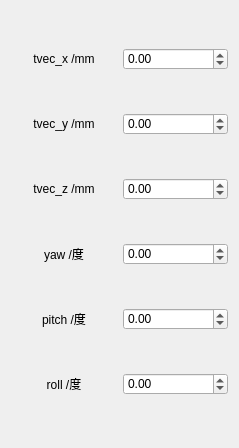
<?xml version="1.0" encoding="UTF-8"?>
<ui version="4.0">
 <class>TfBroadcast</class>
 <widget class="QWidget" name="TfBroadcast">
  <property name="geometry">
   <rect>
    <x>0</x>
    <y>0</y>
    <width>239</width>
    <height>448</height>
   </rect>
  </property>
  <property name="windowTitle">
   <string>Form</string>
  </property>
  <layout class="QGridLayout" name="gridLayout">
   <item row="6" column="1">
    <widget class="QDoubleSpinBox" name="SpinBox_pitch">
     <property name="styleSheet">
      <string notr="true">QSpinBox {
        border: 1px solid lightgray;
        border-radius: 3px;
    }

    QSpinBox::up-button {
        width: 14px;
        height: 14px;
        margin: 0px 3px 0px -3px;
        border-image: url(PATH_TO_IMG1);
    }

    QSpinBox::up-button:pressed {
        margin-top: 1px;
    }

    QSpinBox::down-button {
        width: 14px;
        height: 14px;
        margin: 0px 3px 0px -3px;
        border-image: url(PATH_TO_IMG2);
    }

    QSpinBox::down-button:pressed {
        margin-bottom: 1px;
    }
    </string>
     </property>
     <property name="minimum">
      <double>-180.000000000000000</double>
     </property>
     <property name="maximum">
      <double>180.000000000000000</double>
     </property>
    </widget>
   </item>
   <item row="3" column="1">
    <widget class="QDoubleSpinBox" name="SpinBox_y">
     <property name="styleSheet">
      <string notr="true">QSpinBox {
        border: 1px solid lightgray;
        border-radius: 3px;
    }

    QSpinBox::up-button {
        width: 14px;
        height: 14px;
        margin: 0px 3px 0px -3px;
        border-image: url(PATH_TO_IMG1);
    }

    QSpinBox::up-button:pressed {
        margin-top: 1px;
    }

    QSpinBox::down-button {
        width: 14px;
        height: 14px;
        margin: 0px 3px 0px -3px;
        border-image: url(PATH_TO_IMG2);
    }

    QSpinBox::down-button:pressed {
        margin-bottom: 1px;
    }
    </string>
     </property>
     <property name="minimum">
      <double>-300.000000000000000</double>
     </property>
     <property name="value">
      <double>0.000000000000000</double>
     </property>
    </widget>
   </item>
   <item row="5" column="1">
    <widget class="QDoubleSpinBox" name="SpinBox_yaw">
     <property name="styleSheet">
      <string notr="true">QSpinBox {
        border: 1px solid lightgray;
        border-radius: 3px;
    }

    QSpinBox::up-button {
        width: 14px;
        height: 14px;
        margin: 0px 3px 0px -3px;
        border-image: url(PATH_TO_IMG1);
    }

    QSpinBox::up-button:pressed {
        margin-top: 1px;
    }

    QSpinBox::down-button {
        width: 14px;
        height: 14px;
        margin: 0px 3px 0px -3px;
        border-image: url(PATH_TO_IMG2);
    }

    QSpinBox::down-button:pressed {
        margin-bottom: 1px;
    }
    </string>
     </property>
     <property name="minimum">
      <double>-180.000000000000000</double>
     </property>
     <property name="maximum">
      <double>180.000000000000000</double>
     </property>
    </widget>
   </item>
   <item row="4" column="1">
    <widget class="QDoubleSpinBox" name="SpinBox_z">
     <property name="styleSheet">
      <string notr="true">QSpinBox {
        border: 1px solid lightgray;
        border-radius: 3px;
    }

    QSpinBox::up-button {
        width: 14px;
        height: 14px;
        margin: 0px 3px 0px -3px;
        border-image: url(PATH_TO_IMG1);
    }

    QSpinBox::up-button:pressed {
        margin-top: 1px;
    }

    QSpinBox::down-button {
        width: 14px;
        height: 14px;
        margin: 0px 3px 0px -3px;
        border-image: url(PATH_TO_IMG2);
    }

    QSpinBox::down-button:pressed {
        margin-bottom: 1px;
    }
    </string>
     </property>
     <property name="minimum">
      <double>-300.000000000000000</double>
     </property>
     <property name="maximum">
      <double>300.000000000000000</double>
     </property>
    </widget>
   </item>
   <item row="1" column="1">
    <widget class="QDoubleSpinBox" name="SpinBox_x">
     <property name="styleSheet">
      <string notr="true">QSpinBox {
        border: 1px solid lightgray;
        border-radius: 3px;
    }

    QSpinBox::up-button {
        width: 14px;
        height: 14px;
        margin: 0px 3px 0px -3px;
        border-image: url(PATH_TO_IMG1);
    }

    QSpinBox::up-button:pressed {
        margin-top: 1px;
    }

    QSpinBox::down-button {
        width: 14px;
        height: 14px;
        margin: 0px 3px 0px -3px;
        border-image: url(PATH_TO_IMG2);
    }

    QSpinBox::down-button:pressed {
        margin-bottom: 1px;
    }
    </string>
     </property>
     <property name="minimum">
      <double>-300.000000000000000</double>
     </property>
     <property name="maximum">
      <double>300.000000000000000</double>
     </property>
     <property name="value">
      <double>0.000000000000000</double>
     </property>
    </widget>
   </item>
   <item row="7" column="1">
    <widget class="QDoubleSpinBox" name="SpinBox_roll">
     <property name="styleSheet">
      <string notr="true">QSpinBox {
        border: 1px solid lightgray;
        border-radius: 3px;
    }

    QSpinBox::up-button {
        width: 14px;
        height: 14px;
        margin: 0px 3px 0px -3px;
        border-image: url(PATH_TO_IMG1);
    }

    QSpinBox::up-button:pressed {
        margin-top: 1px;
    }

    QSpinBox::down-button {
        width: 14px;
        height: 14px;
        margin: 0px 3px 0px -3px;
        border-image: url(PATH_TO_IMG2);
    }

    QSpinBox::down-button:pressed {
        margin-bottom: 1px;
    }
    </string>
     </property>
     <property name="minimum">
      <double>-180.000000000000000</double>
     </property>
     <property name="maximum">
      <double>180.000000000000000</double>
     </property>
    </widget>
   </item>
   <item row="1" column="0">
    <widget class="QLabel" name="label">
     <property name="text">
      <string>tvec_x /mm</string>
     </property>
     <property name="alignment">
      <set>Qt::AlignmentFlag::AlignCenter</set>
     </property>
    </widget>
   </item>
   <item row="3" column="0">
    <widget class="QLabel" name="label_2">
     <property name="text">
      <string>tvec_y /mm</string>
     </property>
     <property name="alignment">
      <set>Qt::AlignmentFlag::AlignCenter</set>
     </property>
    </widget>
   </item>
   <item row="4" column="0">
    <widget class="QLabel" name="label_3">
     <property name="text">
      <string>tvec_z /mm</string>
     </property>
     <property name="alignment">
      <set>Qt::AlignmentFlag::AlignCenter</set>
     </property>
    </widget>
   </item>
   <item row="5" column="0">
    <widget class="QLabel" name="label_4">
     <property name="text">
      <string>yaw /度</string>
     </property>
     <property name="alignment">
      <set>Qt::AlignmentFlag::AlignCenter</set>
     </property>
    </widget>
   </item>
   <item row="6" column="0">
    <widget class="QLabel" name="label_5">
     <property name="text">
      <string>pitch /度</string>
     </property>
     <property name="alignment">
      <set>Qt::AlignmentFlag::AlignCenter</set>
     </property>
    </widget>
   </item>
   <item row="7" column="0">
    <widget class="QLabel" name="label_6">
     <property name="text">
      <string>roll /度</string>
     </property>
     <property name="alignment">
      <set>Qt::AlignmentFlag::AlignCenter</set>
     </property>
    </widget>
   </item>
  </layout>
 </widget>
 <resources/>
 <connections/>
</ui>
